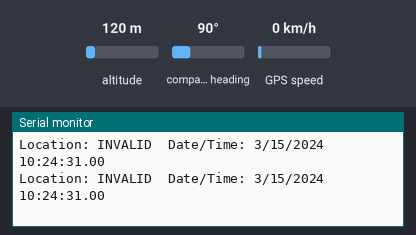
Bench run of a sketch on a simulated Arduino Uno, built with avr-gcc and run on an emulated ATmega328P. On the bench: the last lines printed to the serial monitor. The test bench sets the inputs (shaded band); at power-on: altitude 120 m, compass heading 90°, GPS speed 0 km/h. The GPS gets a fix after 3 s at 37.7749, -122.4194 with 8 satellites.

Above: at 1.2 s.
1.3 s: altitude set to 20 m
At 3.9 s:
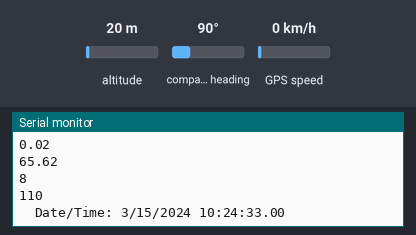
4.5 s: compass heading set to 7°
At 5.8 s:
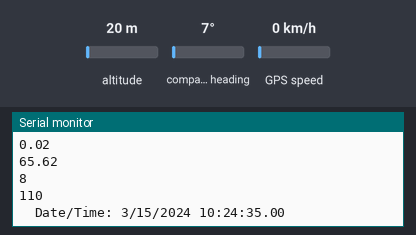
6.0 s: GPS speed set to 2 km/h
At 6.6 s:
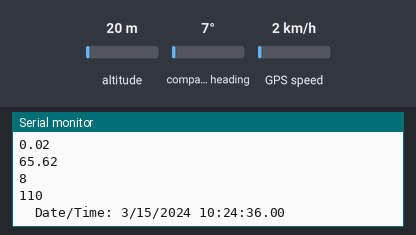
Timing chart, 0 to 9.0 s (numbered marks = the images above; inputs shaded):
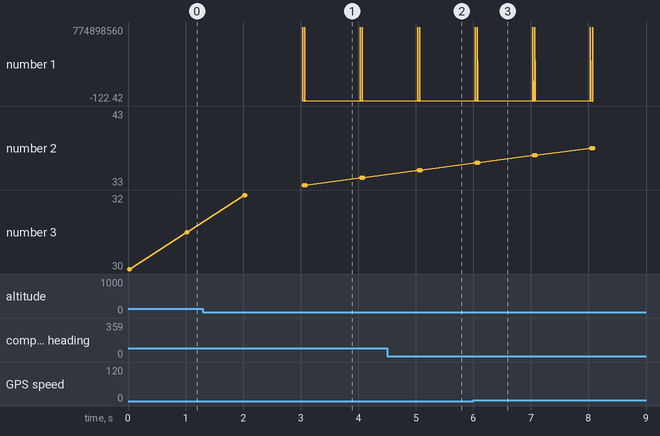

Measured:
- after the input at 1.3 s, the serial monitor: prints a new line after 1.7 s (image 1)
- after the input at 4.5 s, the serial monitor: prints a new line after 0.55 s (image 2)
- after the input at 6.0 s, the serial monitor: prints a new line at once (image 3)

The sketch:

GPS_KitchenSink.ino.ino
```cpp
#include <TinyGPSPlus.h>
#include <SoftwareSerial.h>
/*
   This sample sketch demonstrates the normal use of a TinyGPSPlus (TinyGPSPlus) object.
   It requires the use of SoftwareSerial, and assumes that you have a
   4800-baud serial GPS device hooked up on pins 4(rx) and 3(tx).
*/
static const int RXPin = 4, TXPin = 3;
static const uint32_t GPSBaud = 9600;

// The TinyGPSPlus object
TinyGPSPlus gps;

// The serial connection to the GPS device
SoftwareSerial ss(RXPin, TXPin);

void setup()
{
  Serial.begin(115200);
  ss.begin(GPSBaud);

  Serial.println(F("DeviceExample.ino"));
  Serial.println(F("A simple demonstration of TinyGPSPlus with an attached GPS module"));
  Serial.print(F("Testing TinyGPSPlus library v. ")); Serial.println(TinyGPSPlus::libraryVersion());
  Serial.println(F("by Mikal Hart"));
  Serial.println();
}

void loop()
{
  // This sketch displays information every time a new sentence is correctly encoded.
  while (ss.available() > 0)
    if (gps.encode(ss.read()))
      displayInfo();

  if (millis() > 5000 && gps.charsProcessed() < 10)
  {
    Serial.println(F("No GPS detected: check wiring."));
    while(true);
  }
}

void displayInfo()
{
  Serial.print(F("Location: "));
  if (gps.location.isValid())
  {
    Serial.print(gps.location.lat(), 6);
    Serial.print(F(","));
    Serial.print(gps.location.lng(), 6);
    Serial.println(gps.location.lat(), 6); // Latitude in degrees (double)
    Serial.println(gps.location.lng(), 6); // Longitude in degrees (double)
    Serial.print(gps.location.rawLat().negative ? "-" : "+");
    Serial.println(gps.location.rawLat().deg); // Raw latitude in whole degrees
    Serial.println(gps.location.rawLat().billionths);// ... and billionths (u16/u32)
    Serial.print(gps.location.rawLng().negative ? "-" : "+");
    Serial.println(gps.location.rawLng().deg); // Raw longitude in whole degrees
    Serial.println(gps.location.rawLng().billionths);// ... and billionths (u16/u32)
    Serial.println(gps.date.value()); // Raw date in DDMMYY format (u32)
    Serial.println(gps.date.year()); // Year (2000+) (u16)
    Serial.println(gps.date.month()); // Month (1-12) (u8)
    Serial.println(gps.date.day()); // Day (1-31) (u8)
    Serial.println(gps.time.value()); // Raw time in HHMMSSCC format (u32)
    Serial.println(gps.time.hour()); // Hour (0-23) (u8)
    Serial.println(gps.time.minute()); // Minute (0-59) (u8)
    Serial.println(gps.time.second()); // Second (0-59) (u8)
    Serial.println(gps.time.centisecond()); // 100ths of a second (0-99) (u8)
    Serial.println(gps.speed.value()); // Raw speed in 100ths of a knot (i32)
    Serial.println(gps.speed.knots()); // Speed in knots (double)
    Serial.println(gps.speed.mph()); // Speed in miles per hour (double)
    Serial.println(gps.speed.mps()); // Speed in meters per second (double)
    Serial.println(gps.speed.kmph()); // Speed in kilometers per hour (double)
    Serial.println(gps.course.value()); // Raw course in 100ths of a degree (i32)
    Serial.println(gps.course.deg()); // Course in degrees (double)
    Serial.println(gps.altitude.value()); // Raw altitude in centimeters (i32)
    Serial.println(gps.altitude.meters()); // Altitude in meters (double)
    Serial.println(gps.altitude.miles()); // Altitude in miles (double)
    Serial.println(gps.altitude.kilometers()); // Altitude in kilometers (double)
    Serial.println(gps.altitude.feet()); // Altitude in feet (double)
    Serial.println(gps.satellites.value()); // Number of satellites in use (u32)
    Serial.println(gps.hdop.value()); // Horizontal Dim. of Precision (100ths-i32)

  }
  else
  {
    Serial.print(F("INVALID"));
  }

  Serial.print(F("  Date/Time: "));
  if (gps.date.isValid())
  {
    Serial.print(gps.date.month());
    Serial.print(F("/"));
    Serial.print(gps.date.day());
    Serial.print(F("/"));
    Serial.print(gps.date.year());
  }
  else
  {
    Serial.print(F("INVALID"));
  }

  Serial.print(F(" "));
  if (gps.time.isValid())
  {
    if (gps.time.hour() < 10) Serial.print(F("0"));
    Serial.print(gps.time.hour());
    Serial.print(F(":"));
    if (gps.time.minute() < 10) Serial.print(F("0"));
    Serial.print(gps.time.minute());
    Serial.print(F(":"));
    if (gps.time.second() < 10) Serial.print(F("0"));
    Serial.print(gps.time.second());
    Serial.print(F("."));
    if (gps.time.centisecond() < 10) Serial.print(F("0"));
    Serial.print(gps.time.centisecond());
  }
  else
  {
    Serial.print(F("INVALID"));
  }

  Serial.println();
}
```
